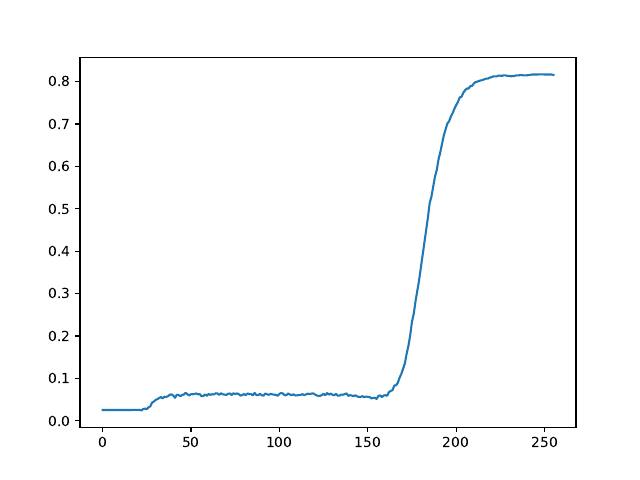

The Python source for this figure:
import numpy as np
import torch
import torch.nn.functional as F
from matplotlib import pyplot as plt
import scipy.stats as stats




device = torch.device("cuda" if torch.cuda.is_available() else "cpu")


D = torch.load('A.pt')
print(D.shape)


T, N, w, h, c = D.shape 
A_vec = torch.reshape(D, (T, N, w * h * c)) # vectorize the tensor
print(A_vec.shape)

dim = w * h * c 

b = torch.zeros(T)
k = 0

for j in range(0,T):
    sample = A_vec[j, :, :]
    a = torch.zeros(dim)

    for i in range(dim):
        x = sample[:, i]
        #ks, p = stats.ks_1samp(x, stats.norm.cdf)
        ks, p = stats.ks_1samp(x, stats.norm.cdf, args=(x.mean(), x.std()))
        if ks > 0.06:
            #print(ks, p)
            a[i] = 1
    
    b[k] = torch.count_nonzero(a)
    #print( torch.count_nonzero(a) )
    
    if j%10 == 0:
        print(k, ks, b[k]/dim)
    k += 1
    

plt.plot(b/dim)
plt.savefig('ks.pdf')

    
    
